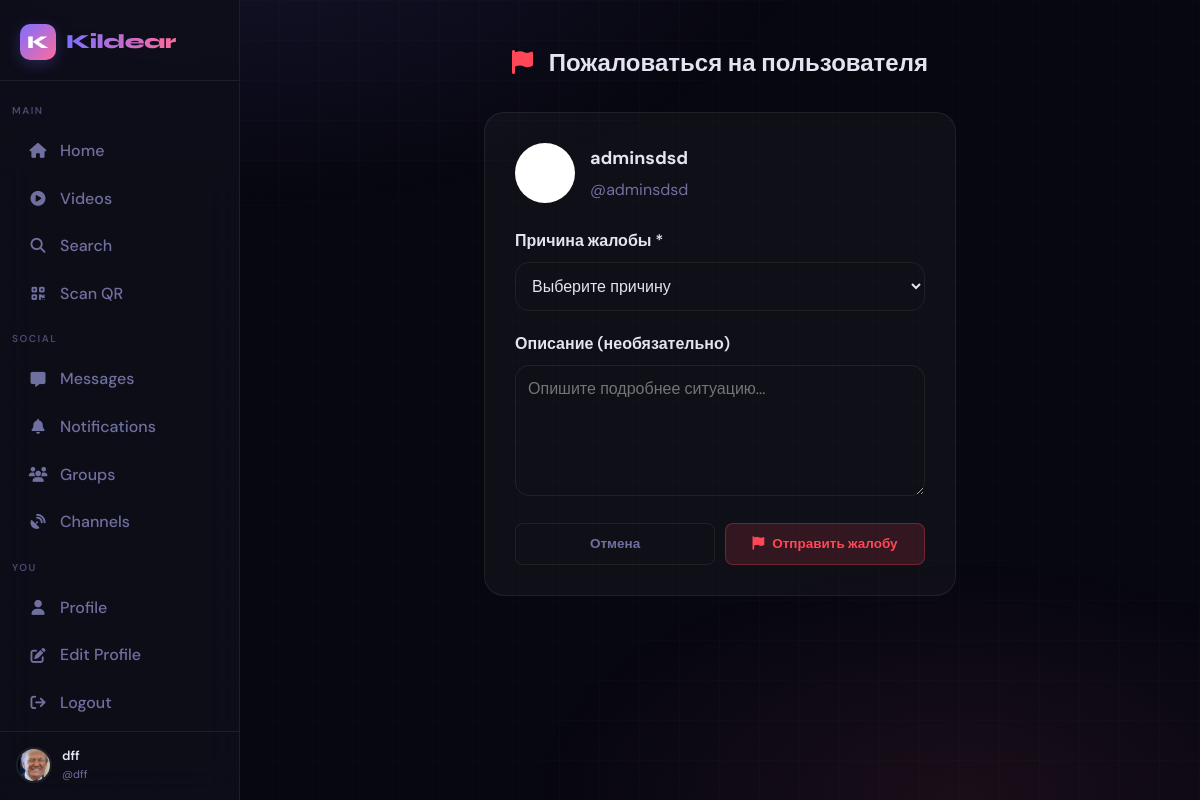
Page /report/user/3 (signed in) on the committed database.
### app.py (models this page shows, shortened)
class User(UserMixin, db.Model):
    id = db.Column(db.Integer, primary_key=True)
    username = db.Column(db.String(40), unique=True, nullable=False)
    email = db.Column(db.String(120), unique=True, nullable=False)
    password_hash = db.Column(db.String(256), nullable=False)
    display_name = db.Column(db.String(60), default="")
    bio = db.Column(db.String(500), default="")
    preset_avatar = db.Column(db.Integer, default=1)
    preset_cover = db.Column(db.Integer, nullable=True)
    website = db.Column(db.String(200), default="")
    location = db.Column(db.String(100), default="")
    accent_color = db.Column(db.String(7), default="#6c63ff")
    is_private = db.Column(db.Boolean, default=False)
    is_verified = db.Column(db.Boolean, default=False)
    is_banned = db.Column(db.Boolean, default=False)
    is_admin = db.Column(db.Boolean, default=False)
    is_online = db.Column(db.Boolean, default=False)
    last_seen = db.Column(db.DateTime, default=datetime.utcnow)
    created_at = db.Column(db.DateTime, default=datetime.utcnow)
    two_factor_enabled = db.Column(db.Boolean, default=False)
    two_factor_secret = db.Column(db.String(32), nullable=True)
    following = db.relationship(
        "User", secondary=follows,
        primaryjoin=follows.c.follower_id == id,
        secondaryjoin=follows.c.followed_id == id,
        backref=db.backref("followers", lazy="dynamic"),
        lazy="dynamic"
    )
    blocked_users = db.relationship(
        "User", secondary=blocks,
        primaryjoin=blocks.c.blocker_id == id,
        secondaryjoin=blocks.c.blocked_id == id,
        backref=db.backref("blocked_by", lazy="dynamic"),
        lazy="dynamic"
    )
    posts = db.relationship("Post", backref="author", lazy="dynamic", foreign_keys="Post.user_id")
    sent_msgs = db.relationship("Message", backref="sender", lazy="dynamic", foreign_keys="Message.sender_id")
    recv_msgs = db.relationship("Message", backref="receiver", lazy="dynamic", foreign_keys="Message.receiver_id")
    notifications = db.relationship("Notification", backref="recipient", lazy="dynamic",
                                    foreign_keys="Notification.user_id")
    comments = db.relationship("Comment", backref="author", lazy="dynamic")
    owned_groups = db.relationship("Group", backref="owner", lazy="dynamic")
    owned_channels = db.relationship("Channel", backref="owner", lazy="dynamic")
    login_history = db.relationship("LoginHistory", backref="user", lazy="dynamic")
    @property
    def avatar_url(self):
        if self.preset_avatar and self.preset_avatar in PRESET_AVATARS:
            return PRESET_AVATARS[self.preset_avatar]
        return PRESET_AVATARS[1]

### app.py (the view, shortened to what this page needs)
@app.route("/report/user/<int:user_id>", methods=["GET", "POST"])
@login_required
def report_user(user_id):
    reported_user = User.query.get_or_404(user_id)
    if reported_user.id == current_user.id:
        flash("Нельзя пожаловаться на самого себя", "error")
        return redirect(url_for("profile", username=reported_user.username))
    reasons = [
        ("spam", "Спам"),
        ("harassment", "Домогательство"),
        ("hate_speech", "Разжигание ненависти"),
        ("violence", "Насилие"),
        ("scam", "Мошенничество"),
        ("fake_account", "Фейковый аккаунт"),
        ("other", "Другое")
    ]
    return render_template("report_user.html", user=reported_user, reasons=reasons)

### app.py (called while the page is built)
def get_client_ip():
    if request.headers.get('X-Forwarded-For'):
        return request.headers.get('X-Forwarded-For').split(',')[0].strip()
    return request.remote_addr or '0.0.0.0'

@app.before_request
def ddos_shield():
    ip = get_client_ip()
    if ip in _blocked_ips:
        abort(429)
    now = time.time()
    window = [t for t in _req_log[ip] if now - t < 10]
    window.append(now)
    _req_log[ip] = window
    if len(window) > 200:
        _blocked_ips.add(ip)
        app.logger.warning(f"[DDoS] Blocked IP: {ip}")
        abort(429)
    if request.content_length and request.content_length > app.config["MAX_CONTENT_LENGTH"]:
        abort(413)

@login_mgr.user_loader
def load_user(user_id):
    return db.session.get(User, int(user_id))

### templates/report_user.html (shortened to what this page needs)
{% extends "base.html" %}
{% block content %}
<div class="report-container" style="max-width: 600px; margin: 0 auto; padding: 20px;">
    <div class="page-header" style="margin-bottom: 30px;">
        <h1 style="font-size: 24px; font-weight: 700;">
            <i class="fa-solid fa-flag" style="color: var(--danger); margin-right: 10px;"></i>
            Пожаловаться на пользователя
        </h1>
    </div>
    <div class="report-card" style="background: var(--card); border-radius: var(--radius-lg); padding: 30px; border: 1px solid var(--border);">
        <div style="display: flex; align-items: center; gap: 15px; margin-bottom: 25px;">
            <img src="{{ user.avatar or '/static/default_avatar.png' }}" style="width: 60px; height: 60px; border-radius: 50%; object-fit: cover;">
            <div>
                <h2 style="font-size: 18px; margin-bottom: 5px;">{{ user.display_name or user.username }}</h2>
                <p style="color: var(--text-muted);">@{{ user.username }}</p>
            </div>
        </div>
        <form method="POST">
            <div class="form-group" style="margin-bottom: 20px;">
                <label style="display: block; margin-bottom: 8px; font-weight: 600;">Причина жалобы *</label>
                <select name="reason" required style="width: 100%; padding: 12px; border: 1px solid var(--border); border-radius: var(--radius); background: var(--input-bg); color: var(--text);">
                    <option value="">Выберите причину</option>
                </select>
            </div>
            <div class="form-group" style="margin-bottom: 20px;">
                <label style="display: block; margin-bottom: 8px; font-weight: 600;">Описание (необязательно)</label>
                <textarea name="description" rows="5" style="width: 100%; padding: 12px; border: 1px solid var(--border); border-radius: var(--radius); background: var(--input-bg); color: var(--text); resize: vertical;" placeholder="Опишите подробнее ситуацию..."></textarea>
            </div>
            <div style="display: flex; gap: 10px;">
                <a href="{{ url_for('profile', username=user.username) }}" class="btn btn-outline" style="flex: 1;">Отмена</a>
                <button type="submit" class="btn btn-danger" style="flex: 1;">
                    <i class="fa-solid fa-flag"></i> Отправить жалобу
                </button>
            </div>
        </form>
    </div>
</div>
{% endblock %}

### templates/base.html (shortened to what this page needs)
<!DOCTYPE html>
<html lang="en" data-theme="dark">
<head>
  <link rel="stylesheet" href="https://cdnjs.cloudflare.com/ajax/libs/font-awesome/6.5.0/css/all.min.css"/>
</head>
<body>
<nav class="sidebar" id="sidebar">
  <a href="{{ url_for('index') }}" class="sidebar-logo">
    <div class="logo-mark">K</div>
    <span class="logo-text">Kildear</span>
  </a>
  <span class="nav-section">Main</span>
  <a href="{{ url_for('index') }}"
     class="nav-item {% if request.endpoint == 'index' %}active{% endif %}">
    <i class="fa-solid fa-house"></i> Home
  </a>
  <a href="{{ url_for('video_feed') }}"
     class="nav-item {% if request.endpoint == 'video_feed' %}active{% endif %}">
    <i class="fa-solid fa-play-circle"></i> Videos
  </a>
  <a href="{{ url_for('search') }}"
     class="nav-item {% if request.endpoint == 'search' %}active{% endif %}">
    <i class="fa-solid fa-magnifying-glass"></i> Search
  </a>
  <a href="{{ url_for('scan_qr_page') }}"
     class="nav-item {% if request.endpoint == 'scan_qr_page' %}active{% endif %}">
    <i class="fa-solid fa-qrcode"></i> Scan QR
  </a>
  <span class="nav-section">Social</span>
  <a href="{{ url_for('chat_list') }}"
     class="nav-item {% if 'chat' in request.endpoint %}active{% endif %}">
    <i class="fa-solid fa-message"></i> Messages
  </a>
  <a href="{{ url_for('notifications') }}"
     class="nav-item {% if request.endpoint == 'notifications' %}active{% endif %}">
    <i class="fa-solid fa-bell"></i> Notifications
  </a>
  <a href="{{ url_for('groups') }}"
     class="nav-item {% if 'group' in request.endpoint %}active{% endif %}">
    <i class="fa-solid fa-users"></i> Groups
  </a>
  <a href="{{ url_for('channels') }}"
     class="nav-item {% if 'channel' in request.endpoint %}active{% endif %}">
    <i class="fa-solid fa-satellite-dish"></i> Channels
  </a>
  {% if current_user.is_authenticated %}
  <span class="nav-section">You</span>
  <a href="{{ url_for('profile', username=current_user.username) }}"
     class="nav-item {% if request.endpoint == 'profile' and request.view_args.get('username') == current_user.username %}active{% endif %}">
    <i class="fa-solid fa-user"></i> Profile
  </a>
  <a href="{{ url_for('edit_profile') }}"
     class="nav-item {% if request.endpoint == 'edit_profile' %}active{% endif %}">
    <i class="fa-solid fa-pen-to-square"></i> Edit Profile
  </a>
  <a href="{{ url_for('logout') }}" class="nav-item">
    <i class="fa-solid fa-arrow-right-from-bracket"></i> Logout
  </a>
  <div class="sidebar-user">
    <img src="{{ current_user.avatar_url }}" alt="" class="avatar"/>
    <div class="sidebar-user-info">
      <div class="name truncate">{{ current_user.display_name or current_user.username }}</div>
      <div class="handle">@{{ current_user.username }}</div>
    </div>
  </div>
  {% endif %}
</nav>
<div class="app-shell">
  <div class="main-content">
    {% block content %}{% endblock %}
  </div>
</div>
</body>
</html>

### rows in the picture
User: display_name "dff", username "dff"
User: display_name "adminsdsd", username "adminsdsd"
